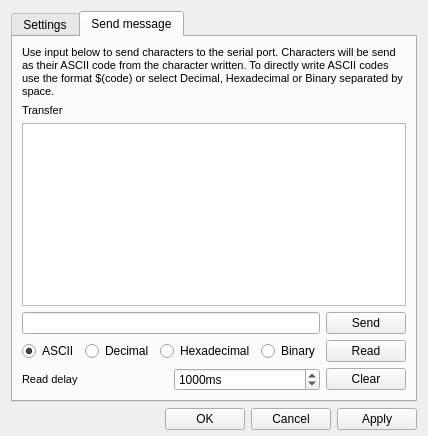
<?xml version="1.0" encoding="UTF-8"?>
<ui version="4.0">
 <class>dialogSerialIO</class>
 <widget class="QDialog" name="dialogSerialIO">
  <property name="geometry">
   <rect>
    <x>0</x>
    <y>0</y>
    <width>391</width>
    <height>401</height>
   </rect>
  </property>
  <property name="windowTitle">
   <string>Dialog</string>
  </property>
  <layout class="QVBoxLayout" name="verticalLayout">
   <property name="bottomMargin">
    <number>6</number>
   </property>
   <item>
    <widget class="QTabWidget" name="tabWidget">
     <property name="currentIndex">
      <number>1</number>
     </property>
     <widget class="QWidget" name="tab">
      <attribute name="title">
       <string>Settings</string>
      </attribute>
      <layout class="QVBoxLayout" name="verticalLayout_3">
       <item>
        <widget class="QGroupBox" name="Basic">
         <property name="title">
          <string>Basic</string>
         </property>
         <property name="flat">
          <bool>false</bool>
         </property>
         <layout class="QGridLayout" name="gridLayout_3">
          <item row="0" column="0">
           <widget class="QLabel" name="label_baud">
            <property name="font">
             <font>
              <pointsize>8</pointsize>
             </font>
            </property>
            <property name="text">
             <string>Baud</string>
            </property>
            <property name="buddy">
             <cstring>combo_baud</cstring>
            </property>
           </widget>
          </item>
          <item row="0" column="1">
           <widget class="QComboBox" name="combo_baud">
            <property name="currentIndex">
             <number>0</number>
            </property>
            <item>
             <property name="text">
              <string>50</string>
             </property>
            </item>
            <item>
             <property name="text">
              <string>75</string>
             </property>
            </item>
            <item>
             <property name="text">
              <string>110</string>
             </property>
            </item>
            <item>
             <property name="text">
              <string>134</string>
             </property>
            </item>
            <item>
             <property name="text">
              <string>150</string>
             </property>
            </item>
            <item>
             <property name="text">
              <string>200</string>
             </property>
            </item>
            <item>
             <property name="text">
              <string>300</string>
             </property>
            </item>
            <item>
             <property name="text">
              <string>600</string>
             </property>
            </item>
            <item>
             <property name="text">
              <string>1200</string>
             </property>
            </item>
            <item>
             <property name="text">
              <string>1800</string>
             </property>
            </item>
            <item>
             <property name="text">
              <string>2400</string>
             </property>
            </item>
            <item>
             <property name="text">
              <string>4800</string>
             </property>
            </item>
            <item>
             <property name="text">
              <string>9600</string>
             </property>
            </item>
            <item>
             <property name="text">
              <string>19200</string>
             </property>
            </item>
            <item>
             <property name="text">
              <string>38400</string>
             </property>
            </item>
            <item>
             <property name="text">
              <string>57600</string>
             </property>
            </item>
            <item>
             <property name="text">
              <string>115200</string>
             </property>
            </item>
            <item>
             <property name="text">
              <string>230400</string>
             </property>
            </item>
            <item>
             <property name="text">
              <string>460800</string>
             </property>
            </item>
            <item>
             <property name="text">
              <string>500000</string>
             </property>
            </item>
            <item>
             <property name="text">
              <string>576000</string>
             </property>
            </item>
            <item>
             <property name="text">
              <string>921600</string>
             </property>
            </item>
            <item>
             <property name="text">
              <string>1000000</string>
             </property>
            </item>
            <item>
             <property name="text">
              <string>1152000</string>
             </property>
            </item>
            <item>
             <property name="text">
              <string>1500000</string>
             </property>
            </item>
            <item>
             <property name="text">
              <string>2000000</string>
             </property>
            </item>
            <item>
             <property name="text">
              <string>2500000</string>
             </property>
            </item>
            <item>
             <property name="text">
              <string>3000000</string>
             </property>
            </item>
            <item>
             <property name="text">
              <string>3500000</string>
             </property>
            </item>
            <item>
             <property name="text">
              <string>4000000</string>
             </property>
            </item>
           </widget>
          </item>
          <item row="0" column="3">
           <widget class="QLabel" name="label_parity">
            <property name="font">
             <font>
              <pointsize>8</pointsize>
             </font>
            </property>
            <property name="text">
             <string>Parity</string>
            </property>
            <property name="buddy">
             <cstring>combo_parity</cstring>
            </property>
           </widget>
          </item>
          <item row="0" column="4">
           <widget class="QComboBox" name="combo_parity">
            <property name="currentIndex">
             <number>0</number>
            </property>
            <item>
             <property name="text">
              <string>disable</string>
             </property>
            </item>
            <item>
             <property name="text">
              <string>enable</string>
             </property>
            </item>
           </widget>
          </item>
          <item row="1" column="0">
           <widget class="QLabel" name="label_bits">
            <property name="font">
             <font>
              <pointsize>8</pointsize>
             </font>
            </property>
            <property name="text">
             <string>Bits</string>
            </property>
            <property name="buddy">
             <cstring>combo_bits</cstring>
            </property>
           </widget>
          </item>
          <item row="1" column="1">
           <widget class="QComboBox" name="combo_bits">
            <property name="currentIndex">
             <number>3</number>
            </property>
            <item>
             <property name="text">
              <string>5</string>
             </property>
            </item>
            <item>
             <property name="text">
              <string>6</string>
             </property>
            </item>
            <item>
             <property name="text">
              <string>7</string>
             </property>
            </item>
            <item>
             <property name="text">
              <string>8</string>
             </property>
            </item>
           </widget>
          </item>
          <item row="1" column="2">
           <widget class="QLabel" name="label">
            <property name="text">
             <string/>
            </property>
           </widget>
          </item>
          <item row="1" column="3">
           <widget class="QLabel" name="label_timeout">
            <property name="text">
             <string>Time out</string>
            </property>
           </widget>
          </item>
          <item row="1" column="4">
           <widget class="QSpinBox" name="spinBox_timeout">
            <property name="suffix">
             <string>ms</string>
            </property>
            <property name="maximum">
             <number>65000</number>
            </property>
           </widget>
          </item>
          <item row="1" column="5">
           <spacer name="horizontalSpacer">
            <property name="orientation">
             <enum>Qt::Horizontal</enum>
            </property>
            <property name="sizeHint" stdset="0">
             <size>
              <width>1</width>
              <height>15</height>
             </size>
            </property>
           </spacer>
          </item>
          <item row="2" column="0">
           <widget class="QLabel" name="label_endline">
            <property name="font">
             <font>
              <pointsize>8</pointsize>
             </font>
            </property>
            <property name="text">
             <string>Endline</string>
            </property>
            <property name="buddy">
             <cstring>combo_endline</cstring>
            </property>
           </widget>
          </item>
          <item row="2" column="1">
           <widget class="QComboBox" name="combo_endline">
            <property name="currentIndex">
             <number>0</number>
            </property>
            <item>
             <property name="text">
              <string>\r</string>
             </property>
            </item>
            <item>
             <property name="text">
              <string>\n</string>
             </property>
            </item>
            <item>
             <property name="text">
              <string>\r\n</string>
             </property>
            </item>
            <item>
             <property name="text">
              <string>&lt;none&gt;</string>
             </property>
            </item>
           </widget>
          </item>
          <item row="2" column="3">
           <widget class="QLabel" name="label_sendDelay">
            <property name="font">
             <font>
              <pointsize>8</pointsize>
             </font>
            </property>
            <property name="text">
             <string>Send Delay</string>
            </property>
           </widget>
          </item>
          <item row="2" column="4">
           <widget class="QSpinBox" name="spinBox_sendDelay">
            <property name="suffix">
             <string>ms</string>
            </property>
            <property name="maximum">
             <number>65000</number>
            </property>
           </widget>
          </item>
          <item row="3" column="0">
           <widget class="QLabel" name="label_stopbits">
            <property name="font">
             <font>
              <pointsize>8</pointsize>
             </font>
            </property>
            <property name="text">
             <string>Stopbits</string>
            </property>
            <property name="buddy">
             <cstring>combo_stopbits</cstring>
            </property>
           </widget>
          </item>
          <item row="3" column="1">
           <widget class="QComboBox" name="combo_stopbits">
            <property name="currentIndex">
             <number>0</number>
            </property>
            <item>
             <property name="text">
              <string>1</string>
             </property>
            </item>
            <item>
             <property name="text">
              <string>2</string>
             </property>
            </item>
           </widget>
          </item>
          <item row="3" column="3">
           <widget class="QLabel" name="label_debug">
            <property name="font">
             <font>
              <pointsize>8</pointsize>
             </font>
            </property>
            <property name="text">
             <string>Debug Mode</string>
            </property>
            <property name="buddy">
             <cstring>checkBox_debug</cstring>
            </property>
           </widget>
          </item>
          <item row="3" column="4">
           <widget class="QCheckBox" name="checkBox_debug">
            <property name="text">
             <string/>
            </property>
           </widget>
          </item>
         </layout>
        </widget>
       </item>
       <item>
        <widget class="QGroupBox" name="groupBox">
         <property name="title">
          <string>Flow control</string>
         </property>
         <property name="flat">
          <bool>false</bool>
         </property>
         <property name="checkable">
          <bool>false</bool>
         </property>
         <property name="checked">
          <bool>false</bool>
         </property>
         <layout class="QGridLayout" name="gridLayout_2">
          <item row="0" column="0">
           <widget class="QLabel" name="label_flow_xonxoff">
            <property name="font">
             <font>
              <pointsize>8</pointsize>
             </font>
            </property>
            <property name="text">
             <string>Xon/Xoff</string>
            </property>
            <property name="alignment">
             <set>Qt::AlignLeading|Qt::AlignLeft|Qt::AlignVCenter</set>
            </property>
            <property name="buddy">
             <cstring>combo_flow_xonxoff</cstring>
            </property>
           </widget>
          </item>
          <item row="0" column="1">
           <widget class="QComboBox" name="combo_flow_xonxoff">
            <property name="currentIndex">
             <number>0</number>
            </property>
            <item>
             <property name="text">
              <string>disable</string>
             </property>
            </item>
            <item>
             <property name="text">
              <string>enable</string>
             </property>
            </item>
           </widget>
          </item>
          <item row="0" column="2">
           <widget class="QLabel" name="label_2">
            <property name="text">
             <string/>
            </property>
           </widget>
          </item>
          <item row="0" column="3">
           <widget class="QLabel" name="label_flow_rts">
            <property name="font">
             <font>
              <pointsize>8</pointsize>
             </font>
            </property>
            <property name="text">
             <string>rts</string>
            </property>
            <property name="buddy">
             <cstring>combo_flow_rts</cstring>
            </property>
           </widget>
          </item>
          <item row="1" column="0">
           <widget class="QLabel" name="label_flow_cts">
            <property name="font">
             <font>
              <pointsize>8</pointsize>
             </font>
            </property>
            <property name="text">
             <string>cts</string>
            </property>
            <property name="buddy">
             <cstring>combo_flow_cts</cstring>
            </property>
           </widget>
          </item>
          <item row="1" column="1">
           <widget class="QComboBox" name="combo_flow_cts">
            <property name="currentIndex">
             <number>0</number>
            </property>
            <item>
             <property name="text">
              <string>disable</string>
             </property>
            </item>
            <item>
             <property name="text">
              <string>enable</string>
             </property>
            </item>
           </widget>
          </item>
          <item row="1" column="3">
           <widget class="QLabel" name="label_flow_dtr">
            <property name="font">
             <font>
              <pointsize>8</pointsize>
             </font>
            </property>
            <property name="text">
             <string>dtr</string>
            </property>
            <property name="buddy">
             <cstring>combo_flow_dtr</cstring>
            </property>
           </widget>
          </item>
          <item row="1" column="4">
           <widget class="QComboBox" name="combo_flow_dtr">
            <property name="currentIndex">
             <number>0</number>
            </property>
            <item>
             <property name="text">
              <string>disable</string>
             </property>
            </item>
            <item>
             <property name="text">
              <string>enable</string>
             </property>
            </item>
            <item>
             <property name="text">
              <string>handshake</string>
             </property>
            </item>
           </widget>
          </item>
          <item row="1" column="5">
           <spacer name="horizontalSpacer_2">
            <property name="orientation">
             <enum>Qt::Horizontal</enum>
            </property>
            <property name="sizeHint" stdset="0">
             <size>
              <width>34</width>
              <height>20</height>
             </size>
            </property>
           </spacer>
          </item>
          <item row="2" column="0">
           <widget class="QLabel" name="label_flow_dsr">
            <property name="font">
             <font>
              <pointsize>8</pointsize>
             </font>
            </property>
            <property name="text">
             <string>dsr</string>
            </property>
            <property name="buddy">
             <cstring>combo_flow_dsr</cstring>
            </property>
           </widget>
          </item>
          <item row="2" column="1">
           <widget class="QComboBox" name="combo_flow_dsr">
            <property name="currentIndex">
             <number>0</number>
            </property>
            <item>
             <property name="text">
              <string>disable</string>
             </property>
            </item>
            <item>
             <property name="text">
              <string>enable</string>
             </property>
            </item>
           </widget>
          </item>
          <item row="0" column="4">
           <widget class="QComboBox" name="combo_flow_rts">
            <property name="currentIndex">
             <number>0</number>
            </property>
            <item>
             <property name="text">
              <string>disable</string>
             </property>
            </item>
            <item>
             <property name="text">
              <string>enable</string>
             </property>
            </item>
            <item>
             <property name="text">
              <string>handshake</string>
             </property>
            </item>
           </widget>
          </item>
         </layout>
        </widget>
       </item>
       <item>
        <widget class="QGroupBox" name="groupBox_2">
         <property name="title">
          <string>Python Command</string>
         </property>
         <layout class="QHBoxLayout" name="horizontalLayout">
          <item>
           <widget class="QPushButton" name="pushButtonCreateCommand">
            <property name="text">
             <string>Create</string>
            </property>
            <property name="autoDefault">
             <bool>false</bool>
            </property>
           </widget>
          </item>
          <item>
           <widget class="QLineEdit" name="lineEditCommandStr">
            <property name="focusPolicy">
             <enum>Qt::WheelFocus</enum>
            </property>
            <property name="inputMask">
             <string notr="true"/>
            </property>
            <property name="text">
             <string notr="true"/>
            </property>
           </widget>
          </item>
         </layout>
        </widget>
       </item>
       <item>
        <spacer name="verticalSpacer">
         <property name="orientation">
          <enum>Qt::Vertical</enum>
         </property>
         <property name="sizeHint" stdset="0">
          <size>
           <width>20</width>
           <height>0</height>
          </size>
         </property>
        </spacer>
       </item>
      </layout>
     </widget>
     <widget class="QWidget" name="tab_2">
      <attribute name="title">
       <string>Send message</string>
      </attribute>
      <layout class="QVBoxLayout" name="verticalLayout_2">
       <item>
        <widget class="QLabel" name="label_Info">
         <property name="font">
          <font>
           <pointsize>8</pointsize>
          </font>
         </property>
         <property name="text">
          <string>Use input below to send characters to the serial port. Characters will be send as their ASCII code from the character written. To directly write ASCII codes use the format $(code) or select Decimal, Hexadecimal or Binary separated by space.</string>
         </property>
         <property name="wordWrap">
          <bool>true</bool>
         </property>
        </widget>
       </item>
       <item>
        <widget class="QLabel" name="label_transfer">
         <property name="font">
          <font>
           <pointsize>8</pointsize>
          </font>
         </property>
         <property name="text">
          <string>Transfer</string>
         </property>
        </widget>
       </item>
       <item>
        <widget class="QTextEdit" name="text_transfer">
         <property name="enabled">
          <bool>true</bool>
         </property>
         <property name="lineWrapMode">
          <enum>QTextEdit::NoWrap</enum>
         </property>
         <property name="readOnly">
          <bool>true</bool>
         </property>
        </widget>
       </item>
       <item>
        <layout class="QGridLayout" name="gridLayout">
         <item row="0" column="0" colspan="2">
          <widget class="QLineEdit" name="lineEditSend">
           <property name="focusPolicy">
            <enum>Qt::WheelFocus</enum>
           </property>
           <property name="inputMask">
            <string notr="true"/>
           </property>
           <property name="text">
            <string notr="true"/>
           </property>
          </widget>
         </item>
         <item row="0" column="2">
          <widget class="QPushButton" name="pushSendButton">
           <property name="text">
            <string>Send</string>
           </property>
           <property name="autoDefault">
            <bool>false</bool>
           </property>
          </widget>
         </item>
         <item row="1" column="0" colspan="2">
          <layout class="QHBoxLayout" name="horizontalLayout_6">
           <item>
            <widget class="QRadioButton" name="RBASCII">
             <property name="sizePolicy">
              <sizepolicy hsizetype="Minimum" vsizetype="Fixed">
               <horstretch>0</horstretch>
               <verstretch>0</verstretch>
              </sizepolicy>
             </property>
             <property name="text">
              <string>ASCII</string>
             </property>
             <property name="checked">
              <bool>true</bool>
             </property>
            </widget>
           </item>
           <item>
            <widget class="QRadioButton" name="RBDez">
             <property name="sizePolicy">
              <sizepolicy hsizetype="Minimum" vsizetype="Fixed">
               <horstretch>0</horstretch>
               <verstretch>0</verstretch>
              </sizepolicy>
             </property>
             <property name="text">
              <string>Decimal</string>
             </property>
             <property name="checked">
              <bool>false</bool>
             </property>
            </widget>
           </item>
           <item>
            <widget class="QRadioButton" name="RBHex">
             <property name="text">
              <string>Hexadecimal</string>
             </property>
            </widget>
           </item>
           <item>
            <widget class="QRadioButton" name="RBBin">
             <property name="text">
              <string>Binary</string>
             </property>
            </widget>
           </item>
          </layout>
         </item>
         <item row="1" column="2">
          <widget class="QPushButton" name="pushReadButton">
           <property name="text">
            <string>Read</string>
           </property>
           <property name="autoDefault">
            <bool>false</bool>
           </property>
          </widget>
         </item>
         <item row="2" column="0">
          <widget class="QLabel" name="label_readdelay">
           <property name="font">
            <font>
             <pointsize>8</pointsize>
            </font>
           </property>
           <property name="text">
            <string>Read delay</string>
           </property>
          </widget>
         </item>
         <item row="2" column="1">
          <widget class="QSpinBox" name="spinBox_readdelay">
           <property name="suffix">
            <string>ms</string>
           </property>
           <property name="maximum">
            <number>65000</number>
           </property>
           <property name="value">
            <number>1000</number>
           </property>
          </widget>
         </item>
         <item row="2" column="2">
          <widget class="QPushButton" name="pushButton_clear">
           <property name="text">
            <string>Clear</string>
           </property>
           <property name="autoDefault">
            <bool>false</bool>
           </property>
          </widget>
         </item>
        </layout>
       </item>
      </layout>
     </widget>
    </widget>
   </item>
   <item>
    <layout class="QHBoxLayout" name="horizontalLayout_2">
     <item>
      <spacer name="horizontalSpacer_3">
       <property name="orientation">
        <enum>Qt::Horizontal</enum>
       </property>
       <property name="sizeHint" stdset="0">
        <size>
         <width>40</width>
         <height>20</height>
        </size>
       </property>
      </spacer>
     </item>
     <item>
      <widget class="QPushButton" name="okButton">
       <property name="text">
        <string>OK</string>
       </property>
       <property name="autoDefault">
        <bool>false</bool>
       </property>
      </widget>
     </item>
     <item>
      <widget class="QPushButton" name="cancelButton">
       <property name="text">
        <string>Cancel</string>
       </property>
       <property name="autoDefault">
        <bool>false</bool>
       </property>
      </widget>
     </item>
     <item>
      <widget class="QPushButton" name="pushButtonSet">
       <property name="text">
        <string>Apply</string>
       </property>
       <property name="autoDefault">
        <bool>false</bool>
       </property>
      </widget>
     </item>
    </layout>
   </item>
  </layout>
 </widget>
 <tabstops>
  <tabstop>combo_baud</tabstop>
  <tabstop>combo_bits</tabstop>
  <tabstop>combo_endline</tabstop>
  <tabstop>combo_stopbits</tabstop>
  <tabstop>combo_parity</tabstop>
  <tabstop>spinBox_timeout</tabstop>
  <tabstop>checkBox_debug</tabstop>
  <tabstop>combo_flow_xonxoff</tabstop>
  <tabstop>combo_flow_cts</tabstop>
  <tabstop>combo_flow_dsr</tabstop>
  <tabstop>combo_flow_rts</tabstop>
  <tabstop>combo_flow_dtr</tabstop>
  <tabstop>pushButtonCreateCommand</tabstop>
  <tabstop>lineEditCommandStr</tabstop>
  <tabstop>text_transfer</tabstop>
  <tabstop>lineEditSend</tabstop>
  <tabstop>RBASCII</tabstop>
  <tabstop>RBDez</tabstop>
  <tabstop>RBHex</tabstop>
  <tabstop>RBBin</tabstop>
  <tabstop>spinBox_readdelay</tabstop>
  <tabstop>pushSendButton</tabstop>
  <tabstop>pushReadButton</tabstop>
  <tabstop>pushButton_clear</tabstop>
  <tabstop>okButton</tabstop>
  <tabstop>cancelButton</tabstop>
  <tabstop>pushButtonSet</tabstop>
  <tabstop>tabWidget</tabstop>
 </tabstops>
 <resources/>
 <connections>
  <connection>
   <sender>okButton</sender>
   <signal>clicked()</signal>
   <receiver>dialogSerialIO</receiver>
   <slot>accept()</slot>
   <hints>
    <hint type="sourcelabel">
     <x>352</x>
     <y>33</y>
    </hint>
    <hint type="destinationlabel">
     <x>233</x>
     <y>29</y>
    </hint>
   </hints>
  </connection>
  <connection>
   <sender>cancelButton</sender>
   <signal>clicked()</signal>
   <receiver>dialogSerialIO</receiver>
   <slot>reject()</slot>
   <hints>
    <hint type="sourcelabel">
     <x>331</x>
     <y>62</y>
    </hint>
    <hint type="destinationlabel">
     <x>277</x>
     <y>92</y>
    </hint>
   </hints>
  </connection>
 </connections>
</ui>
